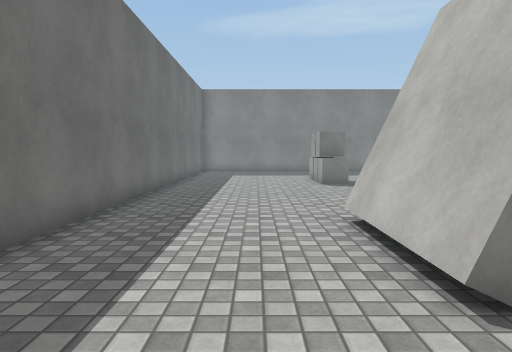
[1] (above)

15 first-person views from a walk through a scene from a Unity 3-D project. The camera is 1.3 m above the floor, tilts 4° down and sees 70° across. The floor is counted in squares, 1 m on a side. Each view is taken from the middle of a square. On the plan, view 1 faces up. The plan holds only what a view shows up to about 15 squares ahead; the rest is blank. The place goes on beyond the plan. The player is left out. Surface patterns are stand-ins for the level's own textures.

[2]
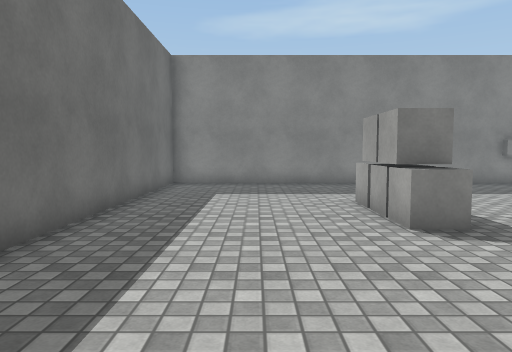

[3]
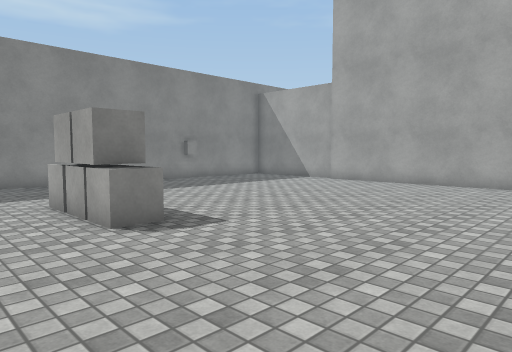

[4]
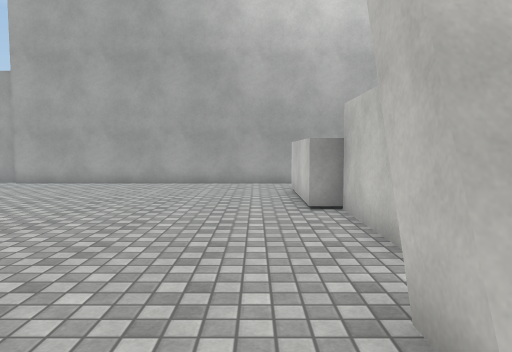

[5]
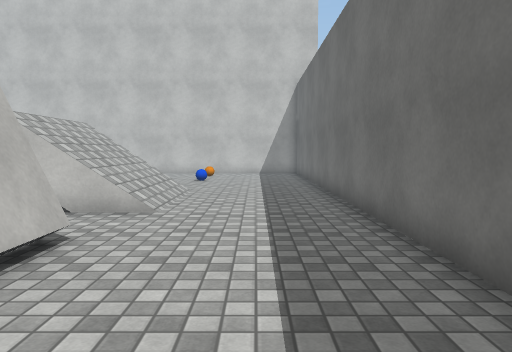

[6]
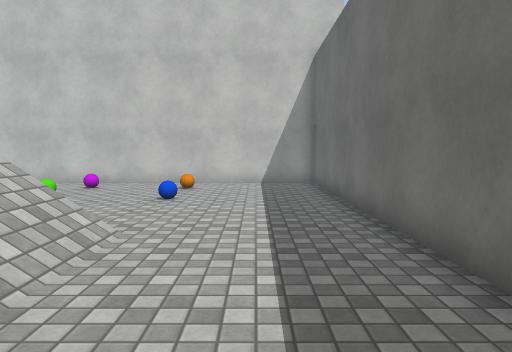

[7]
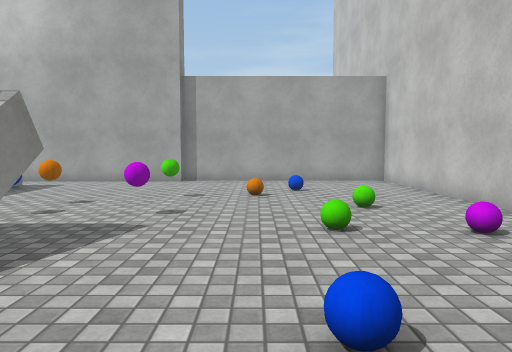

[8]
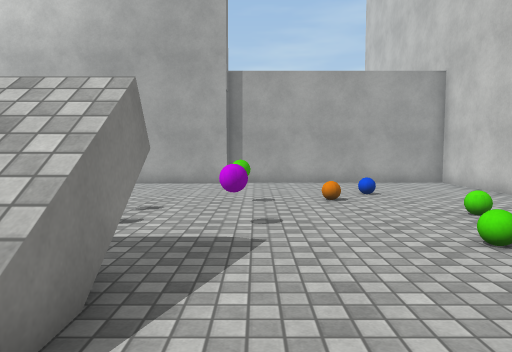

[9]
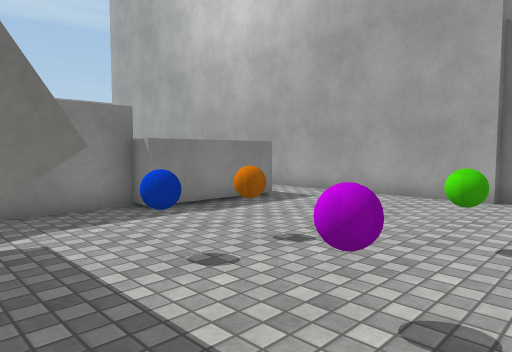

[10]
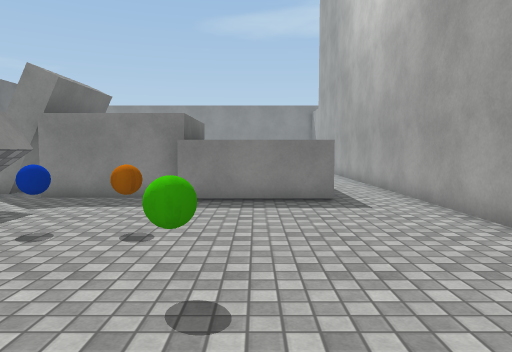

[11]
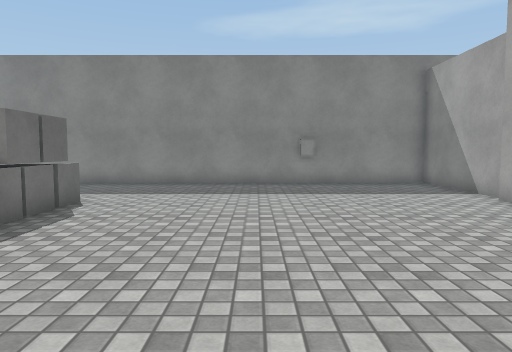

[12]
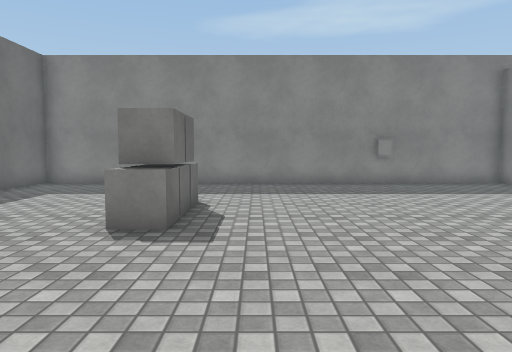

[13]
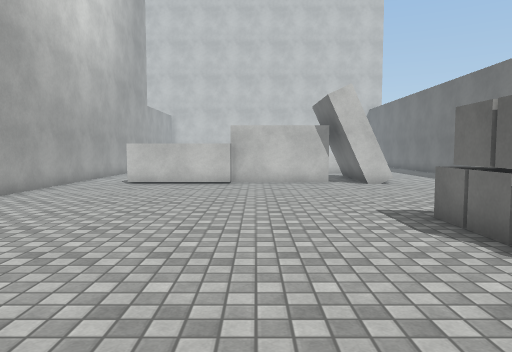

[14]
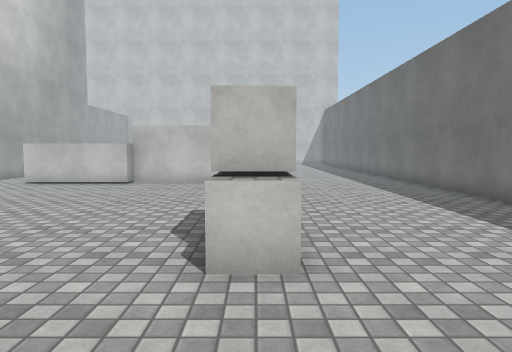

[15]
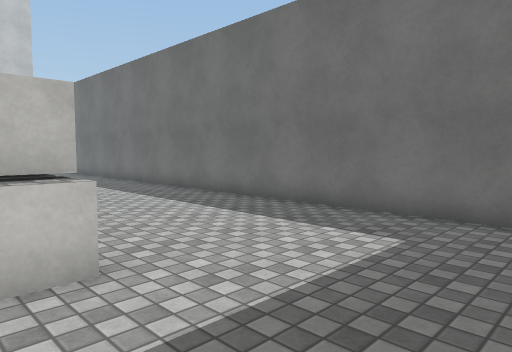

### Floor plan
Key: @ floor where view 1 was taken; # wall or solid block; . floor; / step, stairs or slope; ^ raised ledge; v drop or lower ground; C cube; B block; A ball.
Columns run from 4 left of view 1 to 15 right of it. Each row starts with its distance up from view 1.
 23 ##############B#####
 22 #.............B....#
 21 #..................#
 20 #..................#
 19 #..................#
 18 #..................#
 17 #......C...........#
 16 #......C...........#
 15 #......C...........#
 14 #......C...........#
 13 #..................#
 12 #..................#
 11 #..................#
 10 #..................#
  9 #..................#
  8 #..................#
  7 #.....##.....^^^...#
  6 #.....#######   ^..#
  5 #.....##         ..#
  4 #.....##         ..#
  3 #.....###   #   ^..#
  2 #.......#####^^^^..#
  1 #..................#
  0 #...@////#.........#
 -1 #....////v.........#
 -2 #....////vA.A......#
 -3 #....////#.........#
 -4 #..................#
 -5 #.........A..A.....#
 -6 #..................#
 -7 #.............A....#
 -8 #....A...A.....A...#
 -9 #..........A.......#
-10 #....A.............#
-11 #........A.........#
-12 #..................#
-13 ####################

Positions as (right, up) in squares from view 1, and headings:
1: (0, 0), facing up
2: (0, 8), facing up
3: (0, 8), facing up-right
4: (0, 8), facing right
5: (-1, 8), facing down
6: (-1, 2), facing down
7: (-1, -7), facing right
8: (0, -5), facing right
9: (4, -6), facing up-right
10: (10, -8), facing up
11: (8, 8), facing up
12: (5, 8), facing up
13: (7, 21), facing down
14: (3, 21), facing down
15: (4, 21), facing down-left
